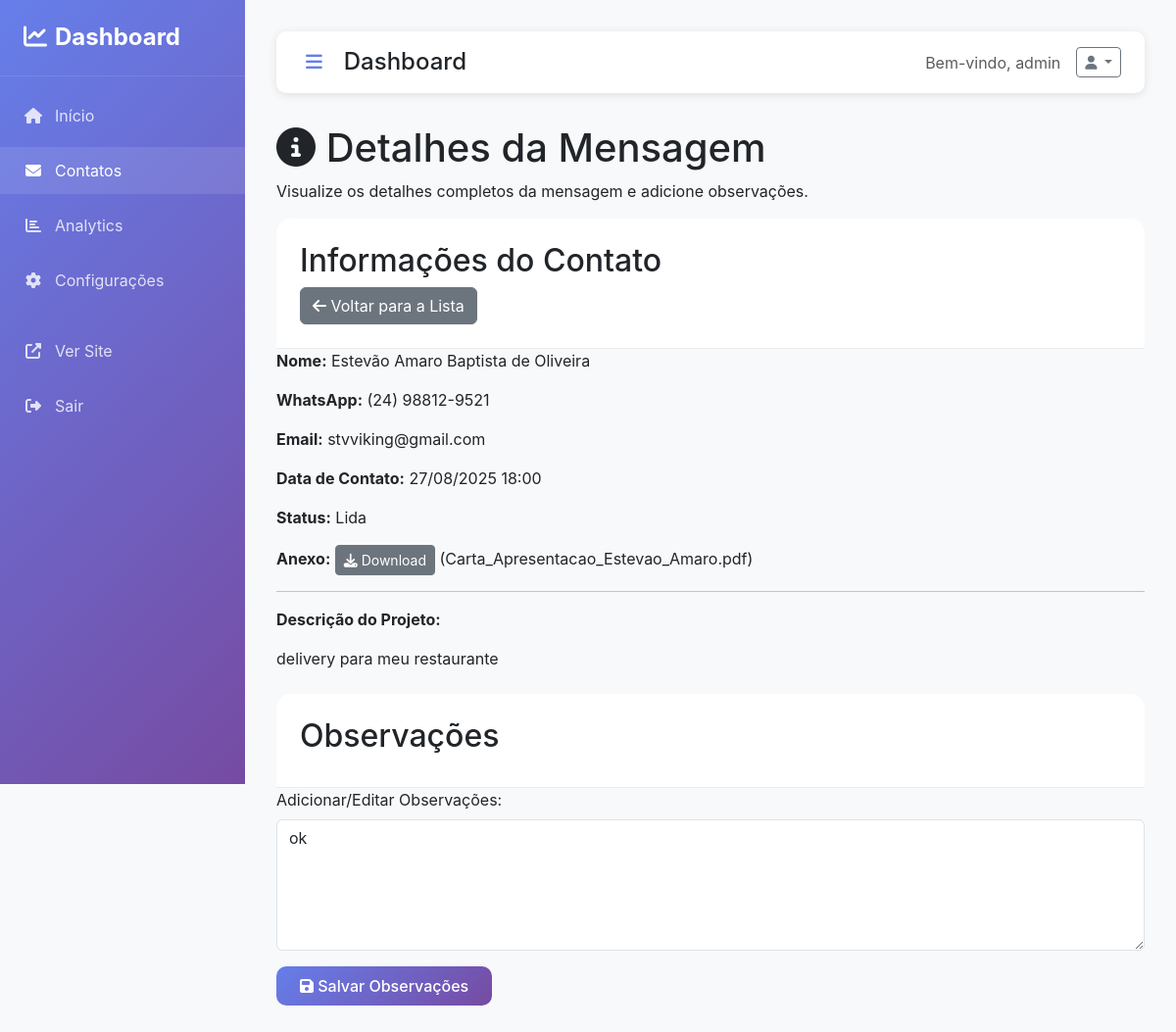
/dashboard/contacts/1/ (signed in), run on the app's committed database.
### main/models.py (models this page shows, shortened)
class Contact(models.Model):
    name = models.CharField('Nome', max_length=100)
    whatsapp = models.CharField('WhatsApp', max_length=20)
    email = models.EmailField('Email')
    project_description = models.TextField('Descrição do Projeto')
    attachment = models.FileField(
        'Anexo',
        upload_to=contact_file_upload_path,
        blank=True,
        null=True,
        help_text='Arquivo opcional (PDF, DOC, DOCX, TXT - máx. 10MB)'
    )
    created_at = models.DateTimeField('Data de Criação', auto_now_add=True)
    is_read = models.BooleanField('Lida', default=False)
    notes = models.TextField('Observações', blank=True, help_text='Notas internas sobre o contato')
    class Meta:
        verbose_name = 'Contato'
        verbose_name_plural = 'Contatos'
        ordering = ['-created_at']
    @property
    def attachment_filename(self):
        if self.attachment:
            return os.path.basename(self.attachment.name)
        return None

### dashboard/views.py (the view)
# urls.py: path('contacts/<int:contact_id>/', views.contact_detail, name='contact_detail'),
@login_required
def contact_detail(request, contact_id):
    contact = get_object_or_404(Contact, id=contact_id)
    if not contact.is_read:
        contact.is_read = True
        contact.save()
    if request.method == 'POST':
        notes = request.POST.get('notes', '')
        contact.notes = notes
        contact.save()
        messages.success(request, 'Observações atualizadas com sucesso.')
        return redirect('dashboard:contact_detail', contact_id=contact.id)
    context = {
        'contact': contact,
    }
    return render(request, 'dashboard/contact_detail.html', context)

### templates/dashboard/contact_detail.html (shortened to what this page needs)
{% extends 'dashboard/base.html' %}
{% load static %}
{% block content %}
<div class="dashboard-header">
    <h1><i class="fas fa-info-circle"></i> Detalhes da Mensagem</h1>
    <p>Visualize os detalhes completos da mensagem e adicione observações.</p>
</div>
<div class="dashboard-card">
    <div class="card-header">
        <h2>Informações do Contato</h2>
        <div class="card-actions">
            <a href="{% url 'dashboard:contacts_list' %}" class="btn btn-secondary"><i class="fas fa-arrow-left"></i> Voltar para a Lista</a>
        </div>
    </div>
    <div class="card-body">
        <p><strong>Nome:</strong> {{ contact.name }}</p>
        <p><strong>WhatsApp:</strong> {{ contact.whatsapp }}</p>
        <p><strong>Email:</strong> {{ contact.email }}</p>
        <p><strong>Data de Contato:</strong> {{ contact.created_at|date:"d/m/Y H:i" }}</p>
        <p><strong>Status:</strong> {% if contact.is_read %}Lida{% else %}Não Lida{% endif %}</p>
        {% if contact.attachment %}
        <p><strong>Anexo:</strong> <a href="{{ contact.attachment.url }}" target="_blank" class="btn btn-sm btn-secondary"><i class="fas fa-download"></i> Download</a> ({{ contact.attachment_filename }})</p>
        {% else %}
        <p><strong>Anexo:</strong> Nenhum</p>
        {% endif %}
        <hr>
        <p><strong>Descrição do Projeto:</strong></p>
        <p>{{ contact.project_description }}</p>
    </div>
</div>
<div class="dashboard-card mt-4">
    <div class="card-header">
        <h2>Observações</h2>
    </div>
    <div class="card-body">
        <form method="post">
            <div class="mb-3">
                <label for="notes" class="form-label">Adicionar/Editar Observações:</label>
                <textarea class="form-control" id="notes" name="notes" rows="5">{{ contact.notes }}</textarea>
            </div>
            <button type="submit" class="btn btn-primary"><i class="fas fa-save"></i> Salvar Observações</button>
        </form>
    </div>
</div>
{% endblock %}

### templates/dashboard/base.html (shortened to what this page needs)
<!DOCTYPE html>
<html lang="pt-BR">
<head>
    <link href="https://cdn.jsdelivr.net/npm/bootstrap@5.3.0/dist/css/bootstrap.min.css" rel="stylesheet">
    <link rel="stylesheet" href="https://cdnjs.cloudflare.com/ajax/libs/font-awesome/6.4.0/css/all.min.css">
</head>
<body>
    <nav class="sidebar" id="sidebar">
        <div class="sidebar-header">
            <h4><i class="fas fa-chart-line me-2"></i>Dashboard</h4>
        </div>
        <ul class="sidebar-nav list-unstyled">
            <li class="nav-item">
                <a href="{% url 'dashboard:dashboard_home' %}" class="nav-link {% if request.resolver_match.url_name == 'dashboard_home' %}active{% endif %}">
                    <i class="fas fa-home"></i>Início
                </a>
            </li>
            <li class="nav-item">
                <a href="{% url 'dashboard:contacts_list' %}" class="nav-link {% if request.resolver_match.url_name == 'contacts_list' or request.resolver_match.url_name == 'contact_detail' %}active{% endif %}">
                    <i class="fas fa-envelope"></i>Contatos
                </a>
            </li>
            <li class="nav-item">
                <a href="{% url 'dashboard:analytics' %}" class="nav-link {% if request.resolver_match.url_name == 'analytics' %}active{% endif %}">
                    <i class="fas fa-chart-bar"></i>Analytics
                </a>
            </li>
            <li class="nav-item">
                <a href="{% url 'dashboard:settings' %}" class="nav-link {% if request.resolver_match.url_name == 'settings' %}active{% endif %}">
                    <i class="fas fa-cog"></i>Configurações
                </a>
            </li>
            <li class="nav-item mt-4">
                <a href="{% url 'main:landing_page' %}" class="nav-link" target="_blank">
                    <i class="fas fa-external-link-alt"></i>Ver Site
                </a>
            </li>
            <li class="nav-item">
                <a href="{% url 'dashboard:dashboard_logout' %}" class="nav-link">
                    <i class="fas fa-sign-out-alt"></i>Sair
                </a>
            </li>
        </ul>
    </nav>
    <div class="main-content" id="main-content">
        <div class="top-bar">
            <div class="d-flex align-items-center">
                <button class="sidebar-toggle" id="sidebar-toggle">
                    <i class="fas fa-bars"></i>
                </button>
                <h4 class="mb-0">{% block page_title %}Dashboard{% endblock %}</h4>
            </div>
            <div class="user-info">
                <span class="text-muted">Bem-vindo, {{ user.first_name|default:user.username }}</span>
                <div class="dropdown">
                    <button class="btn btn-outline-secondary btn-sm dropdown-toggle" type="button" data-bs-toggle="dropdown">
                        <i class="fas fa-user"></i>
                    </button>
                </div>
            </div>
        </div>
        {% block content %}{% endblock %}
    </div>
</body>
</html>

### templates/dashboard/base.html (style rules this page uses)
body { background-color: #f8f9fa; font-family: 'Inter', sans-serif; }
.sidebar { background: linear-gradient(135deg, #667eea 0%, #764ba2 100%); min-height: 100vh; position: fixed; top: 0; left: 0; width: 250px; z-index: 1000; transition: transform 0.3s ease; }
.sidebar-header { padding: 1.5rem; border-bottom: 1px solid rgba(255, 255, 255, 0.1); }
.sidebar-header h4 { color: white; margin: 0; font-weight: 700; }
.sidebar-nav { padding: 1rem 0; }
.nav-item { margin-bottom: 0.5rem; }
.nav-link { color: rgba(255, 255, 255, 0.8); padding: 0.75rem 1.5rem; border-radius: 0; transition: all 0.3s ease; text-decoration: none; display: flex; align-items: center; }
.nav-link:hover, .nav-link.active { color: white; background-color: rgba(255, 255, 255, 0.1); }
.nav-link i { margin-right: 0.75rem; width: 20px; text-align: center; }
.main-content { margin-left: 250px; padding: 2rem; transition: margin-left 0.3s ease; }
.top-bar { background: white; border-radius: 10px; padding: 1rem 1.5rem; margin-bottom: 2rem; box-shadow: 0 2px 10px rgba(0, 0, 0, 0.1); display: flex; justify-content: between; align-items: center; }
.sidebar-toggle { background: none; border: none; color: #667eea; font-size: 1.2rem; margin-right: 1rem; }
.user-info { margin-left: auto; display: flex; align-items: center; gap: 1rem; }
.card-header { background: white; border-bottom: 1px solid #e9ecef; border-radius: 15px 15px 0 0 !important; padding: 1.5rem; }
.btn-primary { background: linear-gradient(135deg, #667eea 0%, #764ba2 100%); border: none; border-radius: 10px; padding: 0.5rem 1.5rem; font-weight: 500; }

### data on the page
Contact: name "Estevão Amaro Baptista de Oliveira", whatsapp "(24) 98812-9521", email "stvviking@gmail.com", created_at "27/08/2025 18:00", attachment_filename "Carta_Apresentacao_Estevao_Amaro.pdf", project_description "delivery para meu restaurante", notes "ok"

### other printed values
{{ user.first_name|default:user.username }} "admin"
